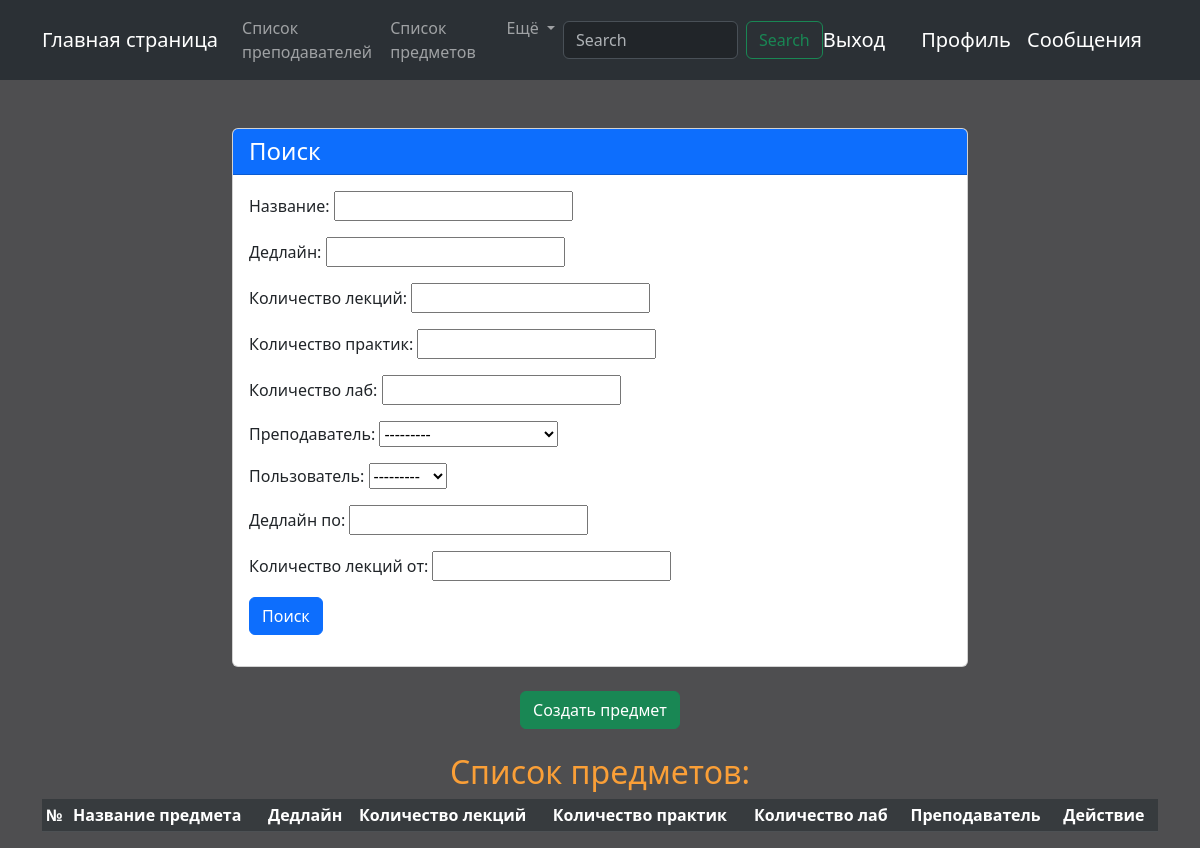
Before: /subjects/ (signed in) with the older database file.
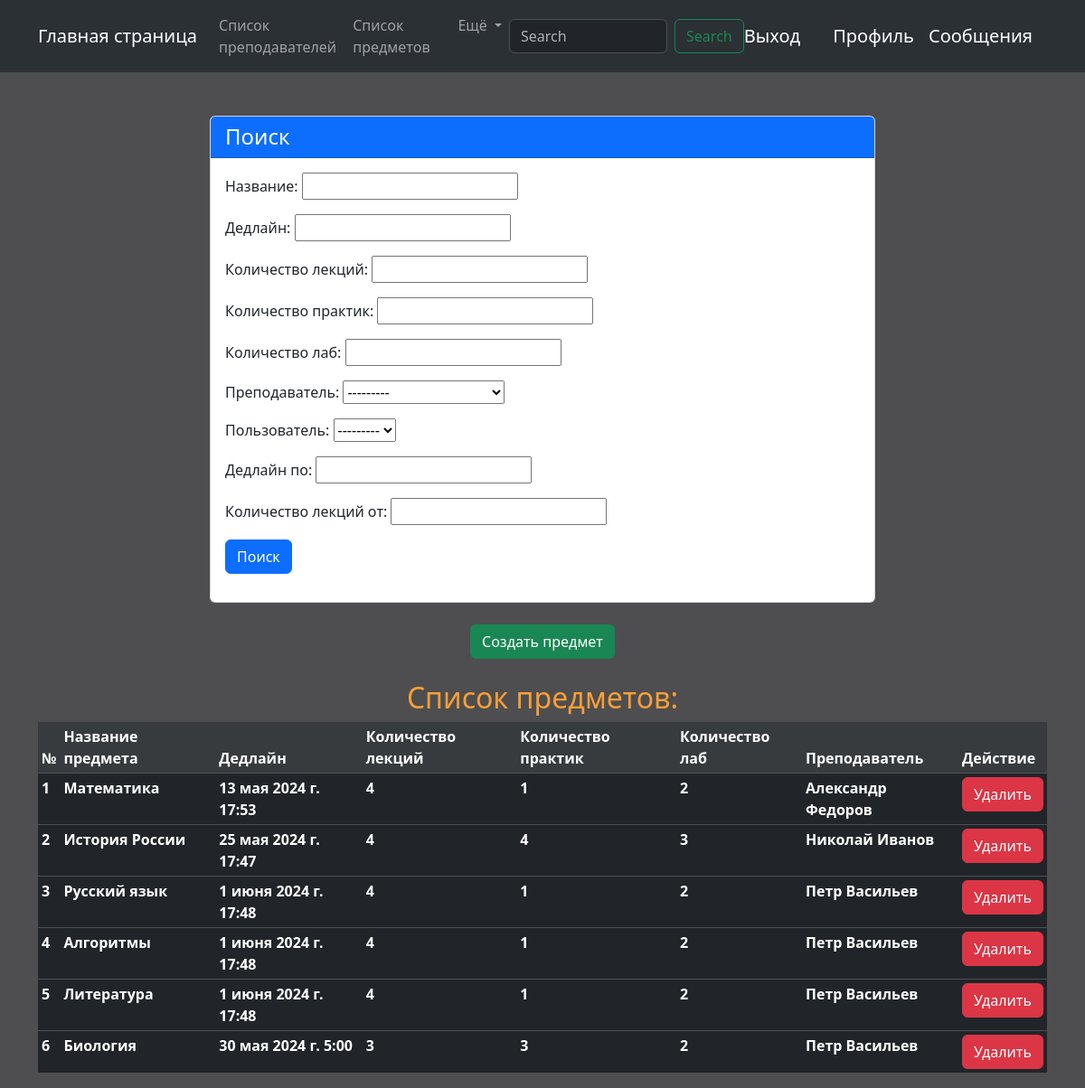
After: the same page with the newer database file.
### core/models.py (models this page shows, shortened)
class Subject(models.Model):
    name = models.CharField('Название предмета', max_length=100)
    comment = models.TextField('Комментарий к предмету', blank=True)
    deadline = models.DateTimeField('Дедлайн', blank=True)
    count_lecture = models.PositiveIntegerField('Количество лекций')
    count_seminar = models.PositiveIntegerField('Количество практик')
    count_laboratory_work = models.PositiveIntegerField('Количество лаб')
    teacher = models.ForeignKey(Teacher, on_delete=models.CASCADE, verbose_name='преподаватель')
    user = models.ForeignKey(User, on_delete=models.CASCADE, verbose_name='Пользователь')
    class Meta:
        verbose_name = 'Предмет'
        verbose_name_plural = 'Предметы'

class Teacher(models.Model):
    first_name = models.CharField('Имя', max_length=100)
    last_name = models.CharField('Фамилия', max_length=100)
    department = models.CharField('Кафедра', max_length=100, blank=True)
    photo = models.ImageField('Фото', blank=True, upload_to='photos_teachers')
    class Meta:
        verbose_name = 'Преподаватель'
        verbose_name_plural = 'Преподаватели'
    def __str__(self) -> str:
        return self.first_name + ' ' + self.last_name

### core/views.py (the view)
# urls.py: path('subjects/', Subjects.as_view(), name='subjects'),
class Subjects(ListView):
    template_name = 'core/subjects.html'
    model = models.Subject
    context_object_name = 'subjects'
    def get_filters(self):
        return filters.SubjectFilter(self.request.GET)
    def get_queryset(self):
        if self.request.user.is_authenticated:
            user = self.request.user
            return models.Subject.objects.filter(user=user)
        else:
            return models.Subject.objects.none()
    def get_context_data(self, *, object_list=None, **kwargs):
        context = super().get_context_data()
        context['title'] = 'Список предметов:'
        context['text'] = 'Список предметов:'
        context['filters'] = self.get_filters()
        return context

### core/templates/core/subjects.html (shortened to what this page needs)
{% extends 'core/base.html' %}
{% block content %}
    <div class="container mt-5">
        <div class="row justify-content-center">
            <div class="col-md-8">
                <div class="card">
                    <div class="card-header bg-primary text-white">
                        <h4 class="mb-0">Поиск</h4>
                    </div>
                    <div class="card-body">
                        <form method="get">
                            <div class="form-row">
                                {{ filters.form.as_p }}
                            </div>
                            <div class="form-group mt-3">
                                <button type="submit" class="btn btn-primary btn-block">Поиск</button>
                            </div>
                        </form>
                    </div>
                </div>
            </div>
        </div>
    </div>
    {% if user.is_authenticated %}
        <div class="container mt-4 mb-4" align="center">
            <a href="{% url 'add_subject' %}" class="btn btn-success">Создать предмет</a>
        </div>
    {% else %}
        <div class="container mt-4 mb-4" align="center">
            <a href="{% url 'registration' %}" class="btn btn-success">Зарегистрироваться, чтобы добавить предмет</a>
        </div>
    {% endif %}
    <h2 align="center"> {{ text }} </h2>
    <div class="container">
        <table class="table table-dark table-sm">
            <thead>
                <tr class="table-active">
                    <th scope="col">№</th>
                    <th scope="col">Название предмета</th>
                    <th scope="col">Дедлайн</th>
                    <th scope="col">Количество лекций</th>
                    <th scope="col">Количество практик</th>
                    <th scope="col">Количество лаб</th>
                    <th scope="col">Преподаватель</th>
                    <th scope="col">Действие</th>
                </tr>
              </thead>
              <tbody>
                {% for subject in subjects %}
                    <tr>
                        <th scope="col"> {{ forloop.counter }} </th>
                        <th scope="col"> {{ subject.name }} </th>
                        <th scope="col"> {{ subject.deadline }} </th>
                        <th scope="col"> {{ subject.count_lecture }} </th>
                        <th scope="col"> {{ subject.count_seminar }} </th>
                        <th scope="col"> {{ subject.count_laboratory_work }} </th>
                        <th scope="col"> {{ subject.teacher }} </th>
                        <td>
                            <a href="{% url 'subject_delete' subject.pk %}" class="btn btn-danger">Удалить</a>
                        </td>
                    </tr>
                {% endfor %}
              </tbody>
        </table>
    </div>
{% endblock %}

Changed rows visible on the page:
now on this page (row edited): Subject: name "Математика", deadline "13 мая 2024 г. 17:53", count_lecture "4", count_seminar "1", count_laboratory_work "2", teacher "Александр Федоров"
now on this page (row edited): Subject: name "История России", deadline "25 мая 2024 г. 17:47", count_lecture "4", count_seminar "4", count_laboratory_work "3", teacher "Николай Иванов"
now on this page (row edited): Subject: name "Русский язык", deadline "1 июня 2024 г. 17:48", count_lecture "4", count_seminar "1", count_laboratory_work "2", teacher "Петр Васильев"
now on this page (row edited): Subject: name "Алгоритмы", deadline "1 июня 2024 г. 17:48", count_lecture "4", count_seminar "1", count_laboratory_work "2", teacher "Петр Васильев"
now on this page (row edited): Subject: name "Литература", deadline "1 июня 2024 г. 17:48", count_lecture "4", count_seminar "1", count_laboratory_work "2", teacher "Петр Васильев"
added Subject: name "Биология", deadline "30 мая 2024 г. 5:00", count_lecture "3", count_seminar "3", count_laboratory_work "2", teacher "Петр Васильев"
